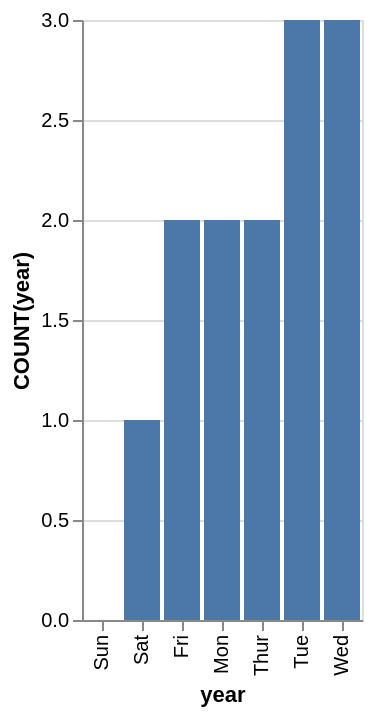

Express this chart as Vega-Lite.
### Vega-Lite specification from a JSON file in a GitHub repository (floating-point values rounded to 4 significant figures)
{"data": {"values": [{"x_data": "Sun", "y_data": 0}, {"x_data": "Sat", "y_data": 1}, {"x_data": "Fri", "y_data": 2}, {"x_data": "Mon", "y_data": 2}, {"x_data": "Thur", "y_data": 2}, {"x_data": "Tue", "y_data": 3}, {"x_data": "Wed", "y_data": 3}]}, "mark": "bar", "encoding": {"x": {"field": "x_data", "type": "nominal", "title": "year", "sort": {"op": "sum", "field": "y_data", "order": "ascending"}}, "y": {"field": "y_data", "type": "quantitative", "title": "COUNT(year)"}}}
